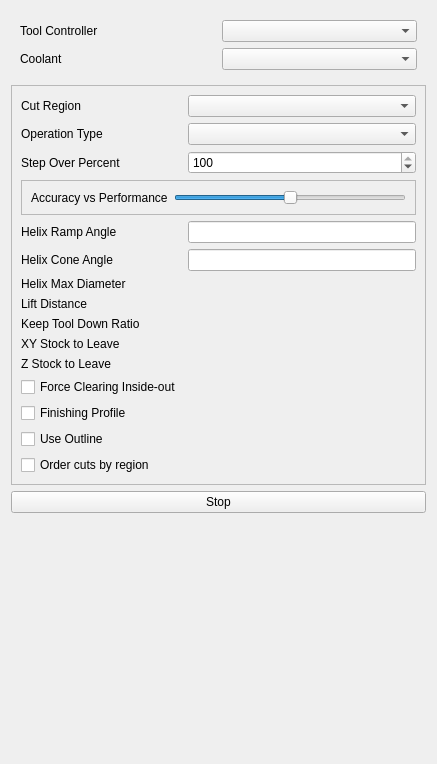
<?xml version="1.0" encoding="UTF-8"?>
<ui version="4.0">
 <class>Form</class>
 <widget class="QWidget" name="Form">
  <property name="geometry">
   <rect>
    <x>0</x>
    <y>0</y>
    <width>437</width>
    <height>764</height>
   </rect>
  </property>
  <property name="windowTitle">
   <string notr="true">Form</string>
  </property>
  <layout class="QVBoxLayout" name="verticalLayout">
   <item>
    <widget class="QFrame" name="frame_2">
     <layout class="QGridLayout" name="gridLayout">
      <item row="0" column="0">
       <widget class="QLabel" name="label_5">
        <property name="text">
         <string>Tool Controller</string>
        </property>
       </widget>
      </item>
      <item row="0" column="1">
       <widget class="QComboBox" name="ToolController"/>
      </item>
      <item row="1" column="0">
       <widget class="QLabel" name="label_3">
        <property name="text">
         <string>Coolant</string>
        </property>
       </widget>
      </item>
      <item row="1" column="1">
       <widget class="QComboBox" name="coolantController"/>
      </item>
     </layout>
    </widget>
   </item>
   <item>
    <widget class="QFrame" name="frame">
     <property name="frameShape">
      <enum>QFrame::Shape::StyledPanel</enum>
     </property>
     <property name="frameShadow">
      <enum>QFrame::Shadow::Raised</enum>
     </property>
     <layout class="QGridLayout" name="gridLayout_2">
      <item row="9" column="0" colspan="2">
       <widget class="QFrame" name="frame_3">
        <property name="frameShape">
         <enum>QFrame::Shape::StyledPanel</enum>
        </property>
        <property name="frameShadow">
         <enum>QFrame::Shadow::Raised</enum>
        </property>
        <layout class="QHBoxLayout" name="horizontalLayout">
         <item>
          <widget class="QLabel" name="threadFitLabel">
           <property name="text">
            <string>Accuracy vs Performance</string>
           </property>
          </widget>
         </item>
         <item>
          <widget class="QSlider" name="Tolerance">
           <property name="toolTip">
            <string>Influences calculation performance vs stability and accuracy.

Larger values (further to the right) will calculate faster; smaller values (further to the left) will result in more accurate toolpaths.</string>
           </property>
           <property name="minimum">
            <number>5</number>
           </property>
           <property name="maximum">
            <number>15</number>
           </property>
           <property name="value">
            <number>10</number>
           </property>
           <property name="sliderPosition">
            <number>10</number>
           </property>
           <property name="orientation">
            <enum>Qt::Orientation::Horizontal</enum>
           </property>
           <property name="tickInterval">
            <number>1</number>
           </property>
          </widget>
         </item>
        </layout>
       </widget>
      </item>
      <item row="23" column="0">
       <widget class="QCheckBox" name="ForceInsideOut">
        <property name="text">
         <string>Force Clearing Inside-out</string>
        </property>
       </widget>
      </item>
      <item row="0" column="1">
       <widget class="QComboBox" name="Side">
        <property name="toolTip">
         <string>Cut inside or outside of the selected shapes</string>
        </property>
       </widget>
      </item>
      <item row="2" column="1">
       <widget class="QComboBox" name="OperationType">
        <property name="toolTip">
         <string>Type of adaptive operation</string>
        </property>
       </widget>
      </item>
      <item row="24" column="0">
       <widget class="QCheckBox" name="FinishingProfile">
        <property name="text">
         <string>Finishing Profile</string>
        </property>
       </widget>
      </item>
      <item row="20" column="1">
       <widget class="Gui::QuantitySpinBox" name="XYStockToLeave" native="true">
        <property name="toolTip">
         <string>How much material to leave in the XY plane (i.e. for finishing operation)</string>
        </property>
        <property name="unit" stdset="0">
         <string notr="true"/>
        </property>
       </widget>
      </item>
      <item row="20" column="0">
       <widget class="QLabel" name="label_12">
        <property name="text">
         <string>XY Stock to Leave</string>
        </property>
       </widget>
      </item>
      <item row="4" column="1">
       <widget class="QSpinBox" name="stepOverPercent">
        <property name="toolTip">
         <string>The amount by which the tool is laterally displaced on each cycle of the pattern, specified in percent of the tool diameter. A step over of 100% results in no overlap between two different cycles.</string>
        </property>
        <property name="minimum">
         <number>1</number>
        </property>
        <property name="maximum">
         <number>100</number>
        </property>
        <property name="singleStep">
         <number>10</number>
        </property>
        <property name="value">
         <number>100</number>
        </property>
       </widget>
      </item>
      <item row="4" column="0">
       <widget class="QLabel" name="label_4">
        <property name="text">
         <string>Step Over Percent</string>
        </property>
       </widget>
      </item>
      <item row="12" column="1">
       <widget class="Gui::InputField" name="HelixConeAngle">
        <property name="toolTip">
         <string>Angle of the helix entry cone</string>
        </property>
        <property name="unit" stdset="0">
         <string notr="true"/>
        </property>
       </widget>
      </item>
      <item row="10" column="0">
       <widget class="QLabel" name="label_7">
        <property name="text">
         <string>Helix Ramp Angle</string>
        </property>
       </widget>
      </item>
      <item row="25" column="0">
       <widget class="QCheckBox" name="useOutline">
        <property name="text">
         <string>Use Outline</string>
        </property>
       </widget>
      </item>
      <item row="2" column="0">
       <widget class="QLabel" name="label_2">
        <property name="text">
         <string>Operation Type</string>
        </property>
       </widget>
      </item>
      <item row="16" column="1">
       <widget class="Gui::QuantitySpinBox" name="LiftDistance" native="true">
        <property name="toolTip">
         <string>How much to lift the tool up during the rapid linking moves over cleared regions. If linking path is not clear tool is raised to clearance height.</string>
        </property>
        <property name="unit" stdset="0">
         <string notr="true"/>
        </property>
       </widget>
      </item>
      <item row="18" column="0">
       <widget class="QLabel" name="label_11">
        <property name="text">
         <string>Keep Tool Down Ratio</string>
        </property>
       </widget>
      </item>
      <item row="14" column="1">
       <widget class="Gui::QuantitySpinBox" name="HelixDiameterLimit" native="true">
        <property name="toolTip">
         <string>If greater than zero it limits the helix ramp diameter, otherwise 75 percent of tool diameter is used</string>
        </property>
        <property name="unit" stdset="0">
         <string notr="true"/>
        </property>
       </widget>
      </item>
      <item row="12" column="0">
       <widget class="QLabel" name="label_8">
        <property name="text">
         <string>Helix Cone Angle</string>
        </property>
       </widget>
      </item>
      <item row="10" column="1">
       <widget class="Gui::InputField" name="HelixAngle">
        <property name="toolTip">
         <string>Angle of the helix ramp entry</string>
        </property>
        <property name="unit" stdset="0">
         <string notr="true"/>
        </property>
       </widget>
      </item>
      <item row="16" column="0">
       <widget class="QLabel" name="label_10">
        <property name="text">
         <string>Lift Distance</string>
        </property>
       </widget>
      </item>
      <item row="0" column="0">
       <widget class="QLabel" name="label">
        <property name="text">
         <string>Cut Region</string>
        </property>
       </widget>
      </item>
      <item row="18" column="1">
       <widget class="Gui::QuantitySpinBox" name="KeepToolDownRatio" native="true">
        <property name="toolTip">
         <string>Max length of keep-tool-down linking path compared to direct distance between points. If exceeded link will be done by raising the tool to clearance height.</string>
        </property>
        <property name="unit" stdset="0">
         <string notr="true"/>
        </property>
       </widget>
      </item>
      <item row="14" column="0">
       <widget class="QLabel" name="label_9">
        <property name="text">
         <string>Helix Max Diameter</string>
        </property>
       </widget>
      </item>
      <item row="26" column="0">
       <widget class="QCheckBox" name="orderCutsByRegion">
        <property name="toolTip">
         <string>After calculating toolpaths, the default cut order is by depth- all regions at a given stepdown are cleared before moving to the next stepdown.

This option changes that behavior to cut each discrete area to its full depth before moving on to the next.</string>
        </property>
        <property name="text">
         <string>Order cuts by region</string>
        </property>
       </widget>
      </item>
      <item row="21" column="0">
       <widget class="QLabel" name="label_6">
        <property name="text">
         <string>Z Stock to Leave</string>
        </property>
       </widget>
      </item>
      <item row="21" column="1">
       <widget class="Gui::QuantitySpinBox" name="ZStockToLeave" native="true">
        <property name="toolTip">
         <string>How much material to leave along the Z axis (i.e. for finishing operation)</string>
        </property>
       </widget>
      </item>
     </layout>
    </widget>
   </item>
   <item>
    <widget class="QPushButton" name="StopButton">
     <property name="text">
      <string>Stop</string>
     </property>
    </widget>
   </item>
   <item>
    <spacer name="verticalSpacer">
     <property name="orientation">
      <enum>Qt::Orientation::Vertical</enum>
     </property>
     <property name="sizeHint" stdset="0">
      <size>
       <width>20</width>
       <height>40</height>
      </size>
     </property>
    </spacer>
   </item>
  </layout>
 </widget>
 <customwidgets>
  <customwidget>
   <class>Gui::InputField</class>
   <extends>QLineEdit</extends>
   <header>Gui/InputField.h</header>
  </customwidget>
  <customwidget>
   <class>Gui::QuantitySpinBox</class>
   <extends>QWidget</extends>
   <header>Gui/QuantitySpinBox.h</header>
  </customwidget>
 </customwidgets>
 <resources/>
 <connections/>
</ui>
